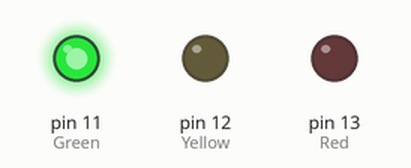
This sketch was run on a simulated Arduino Uno, built with avr-gcc and run on an emulated ATmega328P. Parts: output pins drawn as LEDs (lit = HIGH).

Above: at 0.5 s.
At 1.5 s:
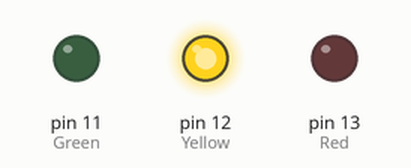
At 5.5 s:
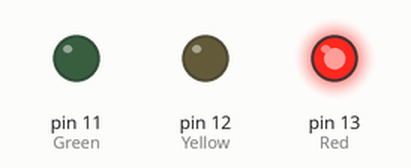
Timing chart, 0 to 6.9 s (numbered marks = the images above):
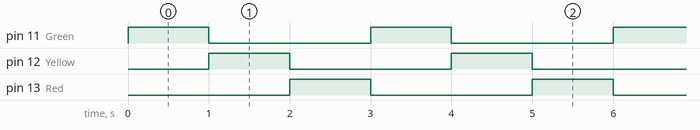

The sketch:

Day5.ino
```cpp
int Red = 13;
int Yellow = 12;
int Green = 11;

void setup() {
  // sets up the traffic light
  pinMode(Red, OUTPUT);
  pinMode(Yellow, OUTPUT);
  pinMode(Green, OUTPUT);
  digitalWrite(Red, HIGH);
  digitalWrite(Yellow, HIGH);
  digitalWrite(Green, HIGH);
}

void loop() {
  // changes the light every second
  if (digitalRead(Red) == HIGH) {
    digitalWrite(Red, LOW);
    digitalWrite(Yellow, LOW);
    digitalWrite(Green, HIGH);
  } else if (digitalRead(Yellow) == HIGH) {
    digitalWrite(Red, HIGH);
    digitalWrite(Yellow, LOW);
    digitalWrite(Green, LOW);
  } else if (digitalRead(Green) == HIGH) {
    digitalWrite(Red, LOW);
    digitalWrite(Yellow, HIGH);
    digitalWrite(Green, LOW);
  }

  delay(1000);
}
```

Measured:
- by itself, pin 11 (Green), pin 12 (Yellow), pin 13 (Red): alternates HIGH for 1.0 s and LOW for 2.0 s
- by itself, everything shown: repeats every 3.0 s, in 3 steps
